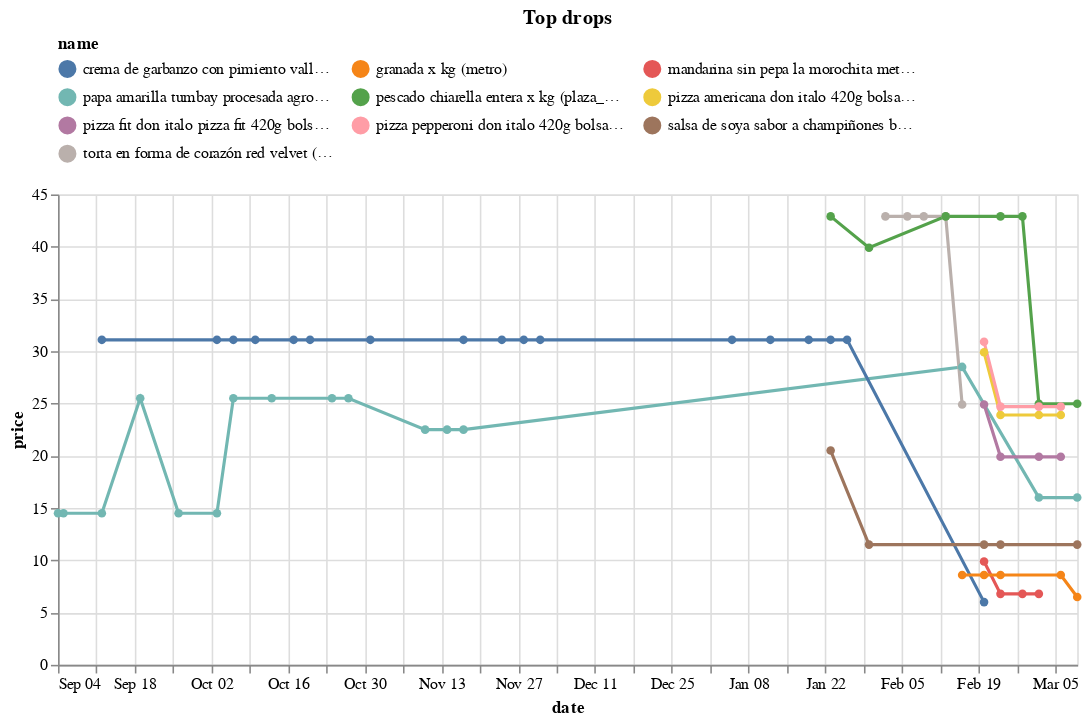

Notebook cell for this chart:
### Code cell
(top_changes
 .sort_values('change')
 .head(10)
 .loc[:, ['store','sku']]
 .merge(df, on=['store','sku'])
 .pipe(alt.Chart)
 .mark_line(point=True)
 .encode(x='date', y='price', color='name', tooltip=['name','price'])
 .properties(width=650, title='Top drops')
 .configure_legend(orient='top', columns=3)
)

### Figure 1 — Vega-Lite specification as saved in the notebook (floating-point values rounded to 4 significant figures)
{"config": {"view": {"continuousWidth": 400, "continuousHeight": 300}, "legend": {"columns": 3, "orient": "top"}}, "data": {"name": "data-fa1fac12a3591437409e5d2a5b8d7466"}, "mark": {"type": "line", "point": true}, "encoding": {"color": {"field": "name", "type": "nominal"}, "tooltip": [{"field": "name", "type": "nominal"}, {"field": "price", "type": "quantitative"}], "x": {"field": "date", "type": "temporal"}, "y": {"field": "price", "type": "quantitative"}}, "title": "Top drops", "width": 650, "$schema": "https://vega.github.io/schema/vega-lite/v4.17.0.json", "datasets": {"data-fa1fac12a3591437409e5d2a5b8d7466": [{"store": "metro", "sku": 564388, "name": "papa amarilla tumbay procesada agro selecto 2kg (metro)", "brand": "Agro Selecto", "category": "https://www.metro.pe/frutas-y-verduras/verduras/tuberculos-y-raices", "uri": "https://www.metro.pe/papa-amarilla-tumbay-procesada-agro-selecto-2kg/p", "price": 14.5, "date": "2022-09-26T00:00:00"}, {"store": "metro", "sku": 564388, "name": "papa amarilla tumbay procesada agro selecto 2kg (metro)", "brand": "Agro Selecto", "category": "https://www.metro.pe/frutas-y-verduras/verduras/tuberculos-y-raices", "uri": "https://www.metro.pe/papa-amarilla-tumbay-procesada-agro-selecto-2kg/p", "price": 14.5, "date": "2022-09-04T00:00:00"}, {"store": "metro", "sku": 564388, "name": "papa amarilla tumbay procesada agro selecto 2kg (metro)", "brand": "Agro Selecto", "category": "https://www.metro.pe/frutas-y-verduras/verduras/tuberculos-y-raices", "uri": "https://www.metro.pe/papa-amarilla-tumbay-procesada-agro-selecto-2kg/p", "price": 16.0, "date": "2023-03-09T00:00:00"}, {"store": "metro", "sku": 564388, "name": "papa amarilla tumbay procesada agro selecto 2kg (metro)", "brand": "Agro Selecto", "category": "https://www.metro.pe/frutas-y-verduras/verduras/tuberculos-y-raices", "uri": "https://www.metro.pe/papa-amarilla-tumbay-procesada-agro-selecto-2kg/p", "price": 14.5, "date": "2022-09-12T00:00:00"}, {"store": "metro", "sku": 564388, "name": "papa amarilla tumbay procesada agro selecto 2kg (metro)", "brand": "Agro Selecto", "category": "https://www.metro.pe/frutas-y-verduras/verduras/tuberculos-y-raices", "uri": "https://www.metro.pe/papa-amarilla-tumbay-procesada-agro-selecto-2kg/p", "price": 16.0, "date": "2023-03-02T00:00:00"}, {"store": "metro", "sku": 564388, "name": "papa amarilla tumbay procesada agro selecto 2kg (metro)", "brand": "Agro Selecto", "category": "https://www.metro.pe/frutas-y-verduras/verduras/tuberculos-y-raices", "uri": "https://www.metro.pe/papa-amarilla-tumbay-procesada-agro-selecto-2kg/p", "price": 28.5, "date": "2023-02-16T00:00:00"}, {"store": "metro", "sku": 564388, "name": "papa amarilla tumbay procesada agro selecto 2kg (metro)", "brand": "Agro Selecto", "category": "https://www.metro.pe/frutas-y-verduras/verduras/tuberculos-y-raices", "uri": "https://www.metro.pe/papa-amarilla-tumbay-procesada-agro-selecto-2kg/p", "price": 22.5, "date": "2022-11-14T00:00:00"}, {"store": "metro", "sku": 564388, "name": "papa amarilla tumbay procesada agro selecto 2kg (metro)", "brand": "Agro Selecto", "category": "https://www.metro.pe/frutas-y-verduras/verduras/tuberculos-y-raices", "uri": "https://www.metro.pe/papa-amarilla-tumbay-procesada-agro-selecto-2kg/p", "price": 14.5, "date": "2022-10-03T00:00:00"}, {"store": "metro", "sku": 564388, "name": "papa amarilla tumbay procesada agro selecto 2kg (metro)", "brand": "Agro Selecto", "category": "https://www.metro.pe/frutas-y-verduras/verduras/tuberculos-y-raices", "uri": "https://www.metro.pe/papa-amarilla-tumbay-procesada-agro-selecto-2kg/p", "price": 22.5, "date": "2022-11-17T00:00:00"}, {"store": "metro", "sku": 564388, "name": "papa amarilla tumbay procesada agro selecto 2kg (metro)", "brand": "Agro Selecto", "category": "https://www.metro.pe/frutas-y-verduras/verduras/tuberculos-y-raices", "uri": "https://www.metro.pe/papa-amarilla-tumbay-procesada-agro-selecto-2kg/p", "price": 25.5, "date": "2022-09-19T00:00:00"}, {"store": "metro", "sku": 564388, "name": "papa amarilla tumbay procesada agro selecto 2kg (metro)", "brand": "Agro Selecto", "category": "https://www.metro.pe/frutas-y-verduras/verduras/tuberculos-y-raices", "uri": "https://www.metro.pe/papa-amarilla-tumbay-procesada-agro-selecto-2kg/p", "price": 14.5, "date": "2022-09-05T00:00:00"}, {"store": "metro", "sku": 564388, "name": "papa amarilla tumbay procesada agro selecto 2kg (metro)", "brand": "Agro Selecto", "category": "https://www.metro.pe/frutas-y-verduras/verduras/tuberculos-y-raices", "uri": "https://www.metro.pe/papa-amarilla-tumbay-procesada-agro-selecto-2kg/p", "price": 25.5, "date": "2022-10-24T00:00:00"}, {"store": "metro", "sku": 564388, "name": "papa amarilla tumbay procesada agro selecto 2kg (metro)", "brand": "Agro Selecto", "category": "https://www.metro.pe/frutas-y-verduras/verduras/tuberculos-y-raices", "uri": "https://www.metro.pe/papa-amarilla-tumbay-procesada-agro-selecto-2kg/p", "price": 25.5, "date": "2022-10-06T00:00:00"}, {"store": "metro", "sku": 564388, "name": "papa amarilla tumbay procesada agro selecto 2kg (metro)", "brand": "Agro Selecto", "category": "https://www.metro.pe/frutas-y-verduras/verduras/tuberculos-y-raices", "uri": "https://www.metro.pe/papa-amarilla-tumbay-procesada-agro-selecto-2kg/p", "price": 25.5, "date": "2022-10-13T00:00:00"}, {"store": "metro", "sku": 564388, "name": "papa amarilla tumbay procesada agro selecto 2kg (metro)", "brand": "Agro Selecto", "category": "https://www.metro.pe/frutas-y-verduras/verduras/tuberculos-y-raices", "uri": "https://www.metro.pe/papa-amarilla-tumbay-procesada-agro-selecto-2kg/p", "price": 22.5, "date": "2022-11-10T00:00:00"}, {"store": "metro", "sku": 564388, "name": "papa amarilla tumbay procesada agro selecto 2kg (metro)", "brand": "Agro Selecto", "category": "https://www.metro.pe/frutas-y-verduras/verduras/tuberculos-y-raices", "uri": "https://www.metro.pe/papa-amarilla-tumbay-procesada-agro-selecto-2kg/p", "price": 25.5, "date": "2022-10-27T00:00:00"}, {"store": "plaza_vea", "sku": 5662, "name": "crema de garbanzo con pimiento valle fertil frasco 460g (plaza_vea)", "brand": "VALLE FERTIL", "category": "https://www.plazavea.com.pe/abarrotes", "uri": null, "price": 31.09, "date": "2023-01-12T00:00:00"}, {"store": "plaza_vea", "sku": 5662, "name": "crema de garbanzo con pimiento valle fertil frasco 460g (plaza_vea)", "brand": "VALLE FERTIL", "category": "https://www.plazavea.com.pe/abarrotes", "uri": null, "price": 31.09, "date": "2022-11-24T00:00:00"}, {"store": "plaza_vea", "sku": 5662, "name": "crema de garbanzo con pimiento valle fertil frasco 460g (plaza_vea)", "brand": "VALLE FERTIL", "category": "https://www.plazavea.com.pe/abarrotes", "uri": null, "price": 31.09, "date": "2022-09-12T00:00:00"}, {"store": "plaza_vea", "sku": 5662, "name": "crema de garbanzo con pimiento valle fertil frasco 460g (plaza_vea)", "brand": "VALLE FERTIL", "category": "https://www.plazavea.com.pe/abarrotes", "uri": null, "price": 31.09, "date": "2022-10-03T00:00:00"}, {"store": "plaza_vea", "sku": 5662, "name": "crema de garbanzo con pimiento valle fertil frasco 460g (plaza_vea)", "brand": "VALLE FERTIL", "category": "https://www.plazavea.com.pe/abarrotes", "uri": null, "price": 31.09, "date": "2022-11-17T00:00:00"}, {"store": "plaza_vea", "sku": 5662, "name": "crema de garbanzo con pimiento valle fertil frasco 460g (plaza_vea)", "brand": "VALLE FERTIL", "category": "https://www.plazavea.com.pe/abarrotes", "uri": null, "price": 31.09, "date": "2023-01-23T00:00:00"}, {"store": "plaza_vea", "sku": 5662, "name": "crema de garbanzo con pimiento valle fertil frasco 460g (plaza_vea)", "brand": "VALLE FERTIL", "category": "https://www.plazavea.com.pe/abarrotes", "uri": null, "price": 31.09, "date": "2022-11-28T00:00:00"}, {"store": "plaza_vea", "sku": 5662, "name": "crema de garbanzo con pimiento valle fertil frasco 460g (plaza_vea)", "brand": "VALLE FERTIL", "category": "https://www.plazavea.com.pe/abarrotes", "uri": null, "price": 31.09, "date": "2022-10-31T00:00:00"}, {"store": "plaza_vea", "sku": 5662, "name": "crema de garbanzo con pimiento valle fertil frasco 460g (plaza_vea)", "brand": "VALLE FERTIL", "category": "https://www.plazavea.com.pe/abarrotes", "uri": null, "price": 31.09, "date": "2023-01-26T00:00:00"}, {"store": "plaza_vea", "sku": 5662, "name": "crema de garbanzo con pimiento valle fertil frasco 460g (plaza_vea)", "brand": "VALLE FERTIL", "category": "https://www.plazavea.com.pe/abarrotes", "uri": null, "price": 31.09, "date": "2022-10-17T00:00:00"}, {"store": "plaza_vea", "sku": 5662, "name": "crema de garbanzo con pimiento valle fertil frasco 460g (plaza_vea)", "brand": "VALLE FERTIL", "category": "https://www.plazavea.com.pe/abarrotes", "uri": "https://www.plazavea.com.pe/crema-humus-dip-de-garbanzo-con-pimiento-frasco-460gr/p", "price": 6.0, "date": "2023-02-20T00:00:00"}, {"store": "plaza_vea", "sku": 5662, "name": "crema de garbanzo con pimiento valle fertil frasco 460g (plaza_vea)", "brand": "VALLE FERTIL", "category": "https://www.plazavea.com.pe/abarrotes", "uri": null, "price": 31.09, "date": "2022-12-01T00:00:00"}, {"store": "plaza_vea", "sku": 5662, "name": "crema de garbanzo con pimiento valle fertil frasco 460g (plaza_vea)", "brand": "VALLE FERTIL", "category": "https://www.plazavea.com.pe/abarrotes", "uri": null, "price": 31.09, "date": "2022-10-10T00:00:00"}, {"store": "plaza_vea", "sku": 5662, "name": "crema de garbanzo con pimiento valle fertil frasco 460g (plaza_vea)", "brand": "VALLE FERTIL", "category": "https://www.plazavea.com.pe/abarrotes", "uri": null, "price": 31.09, "date": "2022-10-20T00:00:00"}, {"store": "plaza_vea", "sku": 5662, "name": "crema de garbanzo con pimiento valle fertil frasco 460g (plaza_vea)", "brand": "VALLE FERTIL", "category": "https://www.plazavea.com.pe/abarrotes", "uri": null, "price": 31.09, "date": "2023-01-05T00:00:00"}, {"store": "plaza_vea", "sku": 5662, "name": "crema de garbanzo con pimiento valle fertil frasco 460g (plaza_vea)", "brand": "VALLE FERTIL", "category": "https://www.plazavea.com.pe/abarrotes", "uri": null, "price": 31.09, "date": "2022-10-06T00:00:00"}, {"store": "plaza_vea", "sku": 5662, "name": "crema de garbanzo con pimiento valle fertil frasco 460g (plaza_vea)", "brand": "VALLE FERTIL", "category": "https://www.plazavea.com.pe/abarrotes", "uri": null, "price": 31.09, "date": "2023-01-19T00:00:00"}, {"store": "metro", "sku": 1017219, "name": "salsa de soya sabor a champiñones bárcidda 500ml (metro)", "brand": "Bárcidda", "category": "https://www.metro.pe/abarrotes/condimentos-vinagres-y-comida-instantanea/vinagres-y-sillao", "uri": "https://www.metro.pe/salsa-de-soya-sabor-a-champinones-barcidda-500ml-981112/p", "price": 11.5, "date": "2023-02-20T00:00:00"}, {"store": "metro", "sku": 1017219, "name": "salsa de soya sabor a champiñones bárcidda 500ml (metro)", "brand": "Bárcidda", "category": "https://www.metro.pe/abarrotes/condimentos-vinagres-y-comida-instantanea/vinagres-y-sillao", "uri": "https://www.metro.pe/salsa-de-soya-sabor-a-champinones-barcidda-500ml-981112/p", "price": 20.5, "date": "2023-01-23T00:00:00"}, {"store": "metro", "sku": 1017219, "name": "salsa de soya sabor a champiñones bárcidda 500ml (metro)", "brand": "Bárcidda", "category": "https://www.metro.pe/abarrotes/condimentos-vinagres-y-comida-instantanea/vinagres-y-sillao", "uri": "https://www.metro.pe/salsa-de-soya-sabor-a-champinones-barcidda-500ml-981112/p", "price": 11.5, "date": "2023-03-09T00:00:00"}, {"store": "metro", "sku": 1017219, "name": "salsa de soya sabor a champiñones bárcidda 500ml (metro)", "brand": "Bárcidda", "category": "https://www.metro.pe/abarrotes/condimentos-vinagres-y-comida-instantanea/vinagres-y-sillao", "uri": "https://www.metro.pe/salsa-de-soya-sabor-a-champinones-barcidda-500ml-981112/p", "price": 11.5, "date": "2023-01-30T00:00:00"}, {"store": "metro", "sku": 1017219, "name": "salsa de soya sabor a champiñones bárcidda 500ml (metro)", "brand": "Bárcidda", "category": "https://www.metro.pe/abarrotes/condimentos-vinagres-y-comida-instantanea/vinagres-y-sillao", "uri": "https://www.metro.pe/salsa-de-soya-sabor-a-champinones-barcidda-500ml-981112/p", "price": 11.5, "date": "2023-02-23T00:00:00"}, {"store": "plaza_vea", "sku": 10553239, "name": "torta en forma de corazón red velvet (plaza_vea)", "brand": "PLAZA VEA", "category": "https://www.plazavea.com.pe/panaderia-y-pasteleria", "uri": "https://www.plazavea.com.pe/torta-en-forma-de-corazon-red-velvet/p", "price": 42.9, "date": "2023-02-09T00:00:00"}, {"store": "plaza_vea", "sku": 10553239, "name": "torta en forma de corazón red velvet (plaza_vea)", "brand": "PLAZA VEA", "category": "https://www.plazavea.com.pe/panaderia-y-pasteleria", "uri": "https://www.plazavea.com.pe/torta-en-forma-de-corazon-red-velvet/p", "price": 42.9, "date": "2023-02-02T00:00:00"}, {"store": "plaza_vea", "sku": 10553239, "name": "torta en forma de corazón red velvet (plaza_vea)", "brand": "PLAZA VEA", "category": "https://www.plazavea.com.pe/panaderia-y-pasteleria", "uri": "https://www.plazavea.com.pe/torta-en-forma-de-corazon-red-velvet/p", "price": 42.9, "date": "2023-02-13T00:00:00"}, {"store": "plaza_vea", "sku": 10553239, "name": "torta en forma de corazón red velvet (plaza_vea)", "brand": "PLAZA VEA", "category": "https://www.plazavea.com.pe/panaderia-y-pasteleria", "uri": "https://www.plazavea.com.pe/torta-en-forma-de-corazon-red-velvet/p", "price": 24.9, "date": "2023-02-16T00:00:00"}, {"store": "plaza_vea", "sku": 10553239, "name": "torta en forma de corazón red velvet (plaza_vea)", "brand": "PLAZA VEA", "category": "https://www.plazavea.com.pe/panaderia-y-pasteleria", "uri": "https://www.plazavea.com.pe/torta-en-forma-de-corazon-red-velvet/p", "price": 42.9, "date": "2023-02-06T00:00:00"}, {"store": "metro", "sku": 958426, "name": "mandarina sin pepa la morochita metro 1.5kg (metro)", "brand": "Sin Marca", "category": "https://www.metro.pe/frutas-y-verduras/frutas/naranjas-y-otros-citricos", "uri": "https://www.metro.pe/mandarina-sin-pepa-la-morochita-metro-1-5kg-784196/p", "price": 9.89, "date": "2023-02-20T00:00:00"}, {"store": "metro", "sku": 958426, "name": "mandarina sin pepa la morochita metro 1.5kg (metro)", "brand": "Sin Marca", "category": "https://www.metro.pe/frutas-y-verduras/frutas/naranjas-y-otros-citricos", "uri": "https://www.metro.pe/mandarina-sin-pepa-la-morochita-metro-1-5kg-784196/p", "price": 6.79, "date": "2023-03-02T00:00:00"}, {"store": "metro", "sku": 958426, "name": "mandarina sin pepa la morochita metro 1.5kg (metro)", "brand": "Sin Marca", "category": "https://www.metro.pe/frutas-y-verduras/frutas/naranjas-y-otros-citricos", "uri": "https://www.metro.pe/mandarina-sin-pepa-la-morochita-metro-1-5kg-784196/p", "price": 6.79, "date": "2023-02-23T00:00:00"}, {"store": "metro", "sku": 958426, "name": "mandarina sin pepa la morochita metro 1.5kg (metro)", "brand": "Sin Marca", "category": "https://www.metro.pe/frutas-y-verduras/frutas/naranjas-y-otros-citricos", "uri": "https://www.metro.pe/mandarina-sin-pepa-la-morochita-metro-1-5kg-784196/p", "price": 6.79, "date": "2023-02-27T00:00:00"}, {"store": "plaza_vea", "sku": 10188, "name": "pescado chiarella entera x kg (plaza_vea)", "brand": "PLAZA VEA", "category": "https://www.plazavea.com.pe/carnes-aves-y-pescados", "uri": "https://www.plazavea.com.pe/pescado-chiarella-entera-x-kg/p", "price": 42.9, "date": "2023-02-27T00:00:00"}, {"store": "plaza_vea", "sku": 10188, "name": "pescado chiarella entera x kg (plaza_vea)", "brand": "PLAZA VEA", "category": "https://www.plazavea.com.pe/carnes-aves-y-pescados", "uri": "https://www.plazavea.com.pe/pescado-chiarella-entera-x-kg/p", "price": 42.9, "date": "2023-01-23T00:00:00"}, {"store": "plaza_vea", "sku": 10188, "name": "pescado chiarella entera x kg (plaza_vea)", "brand": "PLAZA VEA", "category": "https://www.plazavea.com.pe/carnes-aves-y-pescados", "uri": "https://www.plazavea.com.pe/pescado-chiarella-entera-x-kg/p", "price": 42.9, "date": "2023-02-13T00:00:00"}, {"store": "plaza_vea", "sku": 10188, "name": "pescado chiarella entera x kg (plaza_vea)", "brand": "PLAZA VEA", "category": "https://www.plazavea.com.pe/carnes-aves-y-pescados", "uri": "https://www.plazavea.com.pe/pescado-chiarella-entera-x-kg/p", "price": 39.9, "date": "2023-01-30T00:00:00"}, {"store": "plaza_vea", "sku": 10188, "name": "pescado chiarella entera x kg (plaza_vea)", "brand": "PLAZA VEA", "category": "https://www.plazavea.com.pe/carnes-aves-y-pescados", "uri": "https://www.plazavea.com.pe/pescado-chiarella-entera-x-kg/p", "price": 24.98, "date": "2023-03-02T00:00:00"}, {"store": "plaza_vea", "sku": 10188, "name": "pescado chiarella entera x kg (plaza_vea)", "brand": "PLAZA VEA", "category": "https://www.plazavea.com.pe/carnes-aves-y-pescados", "uri": "https://www.plazavea.com.pe/pescado-chiarella-entera-x-kg/p", "price": 42.9, "date": "2023-02-23T00:00:00"}, {"store": "plaza_vea", "sku": 10188, "name": "pescado chiarella entera x kg (plaza_vea)", "brand": "PLAZA VEA", "category": "https://www.plazavea.com.pe/carnes-aves-y-pescados", "uri": "https://www.plazavea.com.pe/pescado-chiarella-entera-x-kg/p", "price": 24.98, "date": "2023-03-09T00:00:00"}, {"store": "plaza_vea", "sku": 10761960, "name": "pizza fit don italo pizza fit 420g bolsa 3un (plaza_vea)", "brand": "DON ITALO", "category": "https://www.plazavea.com.pe/congelados", "uri": "https://www.plazavea.com.pe/pizza-fit-don-italo-pizza-fit-420g-bolsa-3un/p", "price": 19.9, "date": "2023-03-06T00:00:00"}, {"store": "plaza_vea", "sku": 10761960, "name": "pizza fit don italo pizza fit 420g bolsa 3un (plaza_vea)", "brand": "DON ITALO", "category": "https://www.plazavea.com.pe/congelados", "uri": "https://www.plazavea.com.pe/pizza-fit-don-italo-pizza-fit-420g-bolsa-3un/p", "price": 24.9, "date": "2023-02-20T00:00:00"}, {"store": "plaza_vea", "sku": 10761960, "name": "pizza fit don italo pizza fit 420g bolsa 3un (plaza_vea)", "brand": "DON ITALO", "category": "https://www.plazavea.com.pe/congelados", "uri": "https://www.plazavea.com.pe/pizza-fit-don-italo-pizza-fit-420g-bolsa-3un/p", "price": 19.9, "date": "2023-03-02T00:00:00"}, {"store": "plaza_vea", "sku": 10761960, "name": "pizza fit don italo pizza fit 420g bolsa 3un (plaza_vea)", "brand": "DON ITALO", "category": "https://www.plazavea.com.pe/congelados", "uri": "https://www.plazavea.com.pe/pizza-fit-don-italo-pizza-fit-420g-bolsa-3un/p", "price": 19.9, "date": "2023-02-23T00:00:00"}, {"store": "plaza_vea", "sku": 10761962, "name": "pizza americana don italo 420g bolsa 1un (plaza_vea)", "brand": "DON ITALO", "category": "https://www.plazavea.com.pe/congelados", "uri": "https://www.plazavea.com.pe/pizza-americana-don-italo-420g-bolsa-1un/p", "price": 23.9, "date": "2023-03-06T00:00:00"}, {"store": "plaza_vea", "sku": 10761962, "name": "pizza americana don italo 420g bolsa 1un (plaza_vea)", "brand": "DON ITALO", "category": "https://www.plazavea.com.pe/congelados", "uri": "https://www.plazavea.com.pe/pizza-americana-don-italo-420g-bolsa-1un/p", "price": 29.9, "date": "2023-02-20T00:00:00"}, {"store": "plaza_vea", "sku": 10761962, "name": "pizza americana don italo 420g bolsa 1un (plaza_vea)", "brand": "DON ITALO", "category": "https://www.plazavea.com.pe/congelados", "uri": "https://www.plazavea.com.pe/pizza-americana-don-italo-420g-bolsa-1un/p", "price": 23.9, "date": "2023-03-02T00:00:00"}, {"store": "plaza_vea", "sku": 10761962, "name": "pizza americana don italo 420g bolsa 1un (plaza_vea)", "brand": "DON ITALO", "category": "https://www.plazavea.com.pe/congelados", "uri": "https://www.plazavea.com.pe/pizza-americana-don-italo-420g-bolsa-1un/p", "price": 23.9, "date": "2023-02-23T00:00:00"}, {"store": "plaza_vea", "sku": 10761961, "name": "pizza pepperoni don italo 420g bolsa 1un (plaza_vea)", "brand": "DON ITALO", "category": "https://www.plazavea.com.pe/congelados", "uri": "https://www.plazavea.com.pe/pizza-pepperoni-don-italo-420g-bolsa-1un/p", "price": 24.7, "date": "2023-03-06T00:00:00"}, {"store": "plaza_vea", "sku": 10761961, "name": "pizza pepperoni don italo 420g bolsa 1un (plaza_vea)", "brand": "DON ITALO", "category": "https://www.plazavea.com.pe/congelados", "uri": "https://www.plazavea.com.pe/pizza-pepperoni-don-italo-420g-bolsa-1un/p", "price": 30.9, "date": "2023-02-20T00:00:00"}, {"store": "plaza_vea", "sku": 10761961, "name": "pizza pepperoni don italo 420g bolsa 1un (plaza_vea)", "brand": "DON ITALO", "category": "https://www.plazavea.com.pe/congelados", "uri": "https://www.plazavea.com.pe/pizza-pepperoni-don-italo-420g-bolsa-1un/p", "price": 24.7, "date": "2023-03-02T00:00:00"}, {"store": "plaza_vea", "sku": 10761961, "name": "pizza pepperoni don italo 420g bolsa 1un (plaza_vea)", "brand": "DON ITALO", "category": "https://www.plazavea.com.pe/congelados", "uri": "https://www.plazavea.com.pe/pizza-pepperoni-don-italo-420g-bolsa-1un/p", "price": 24.7, "date": "2023-02-23T00:00:00"}, {"store": "metro", "sku": 2736, "name": "granada x kg (metro)", "brand": ".", "category": "https://www.metro.pe/frutas-y-verduras/frutas/frutas-nativas-y-exoticas", "uri": "https://www.metro.pe/granada-x-kg-3909/p", "price": 8.59, "date": "2023-02-20T00:00:00"}, {"store": "metro", "sku": 2736, "name": "granada x kg (metro)", "brand": ".", "category": "https://www.metro.pe/frutas-y-verduras/frutas/frutas-nativas-y-exoticas", "uri": "https://www.metro.pe/granada-x-kg-3909/p", "price": 6.49, "date": "2023-03-09T00:00:00"}, {"store": "metro", "sku": 2736, "name": "granada x kg (metro)", "brand": ".", "category": "https://www.metro.pe/frutas-y-verduras/frutas/frutas-nativas-y-exoticas", "uri": "https://www.metro.pe/granada-x-kg-3909/p", "price": 8.59, "date": "2023-02-16T00:00:00"}, {"store": "metro", "sku": 2736, "name": "granada x kg (metro)", "brand": ".", "category": "https://www.metro.pe/frutas-y-verduras/frutas/frutas-nativas-y-exoticas", "uri": "https://www.metro.pe/granada-x-kg-3909/p", "price": 8.59, "date": "2023-02-23T00:00:00"}, {"store": "metro", "sku": 2736, "name": "granada x kg (metro)", "brand": ".", "category": "https://www.metro.pe/frutas-y-verduras/frutas/frutas-nativas-y-exoticas", "uri": "https://www.metro.pe/granada-x-kg-3909/p", "price": 8.59, "date": "2023-03-06T00:00:00"}]}}
